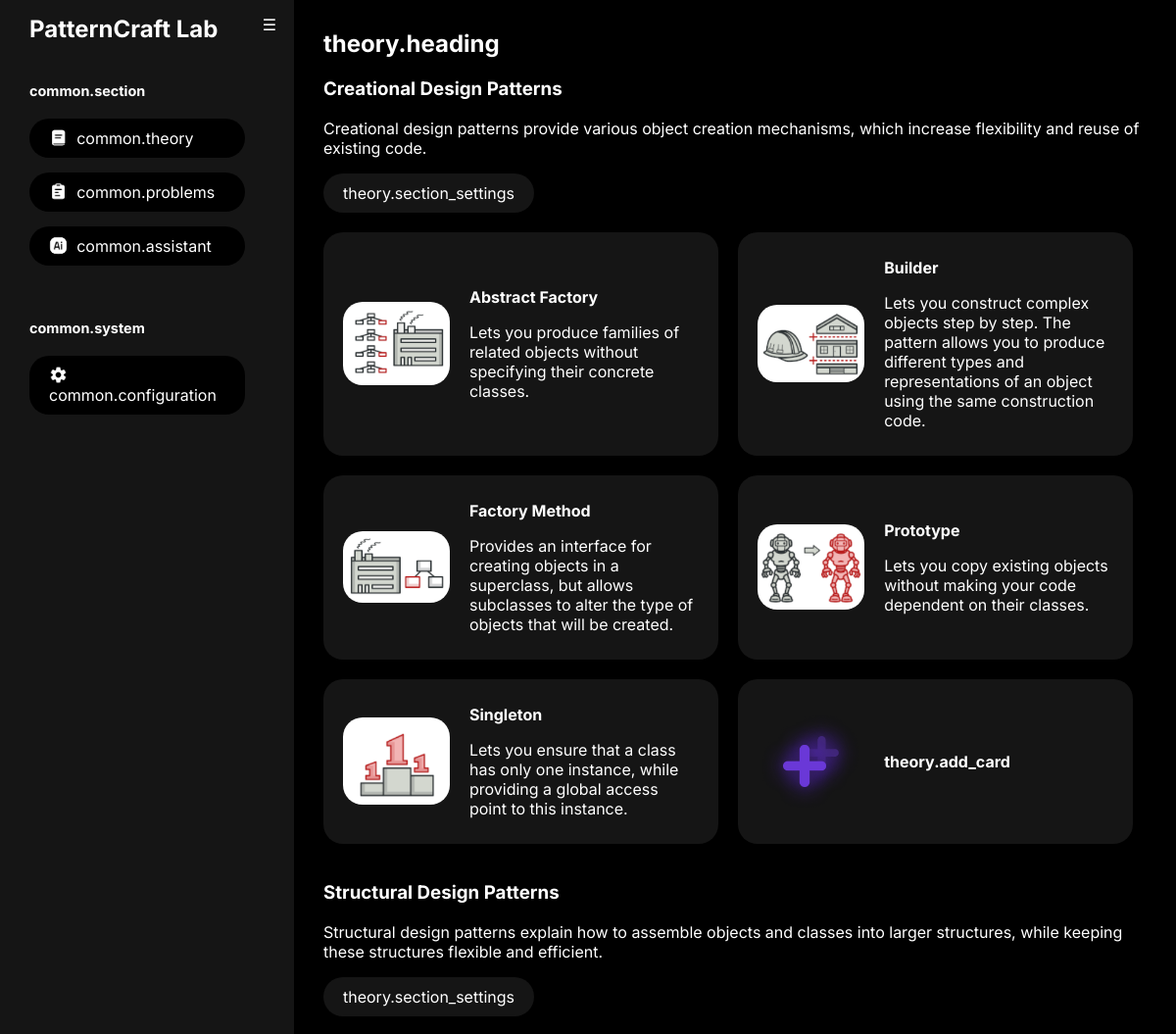
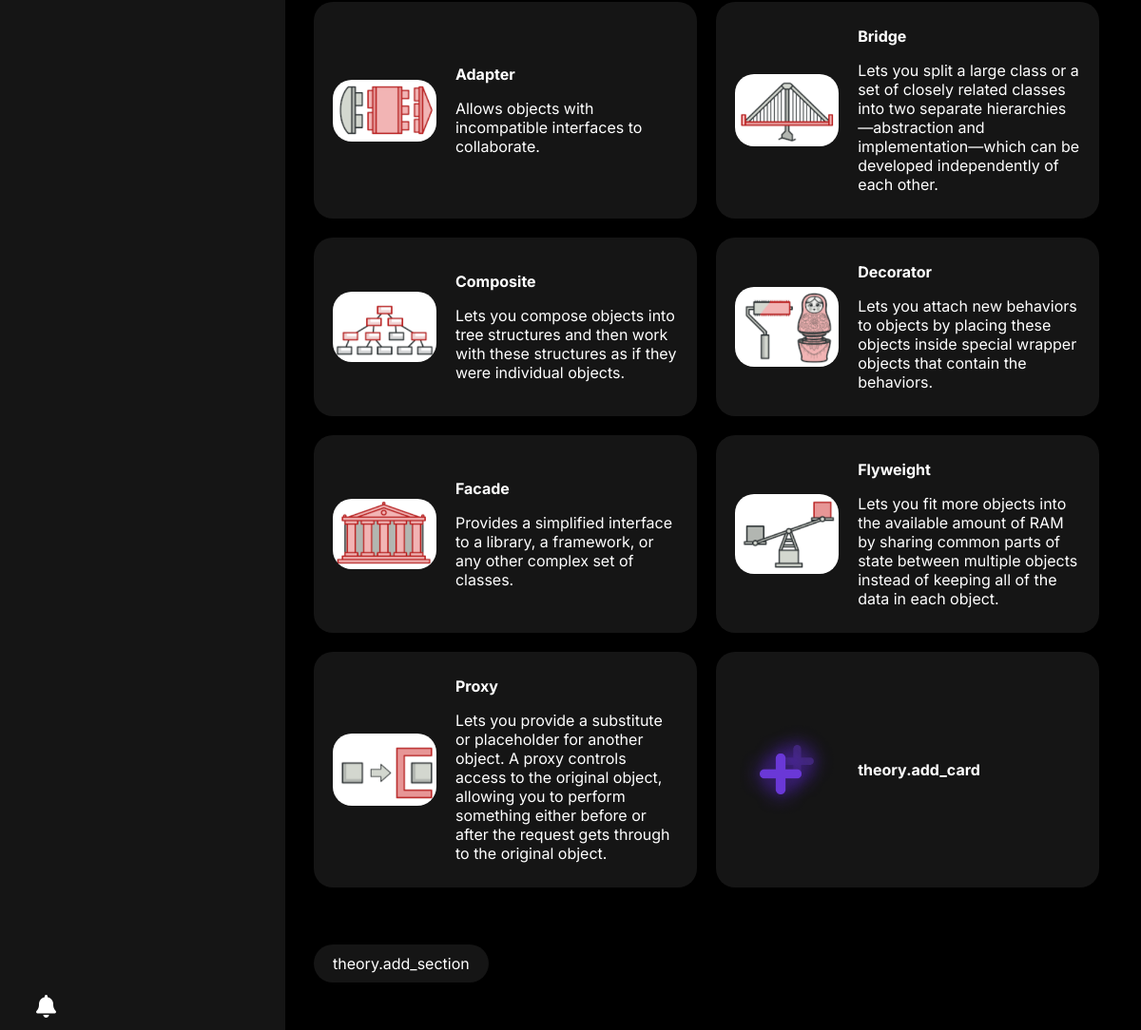
Before: /theory with the older database file (2 pictures, top to bottom).
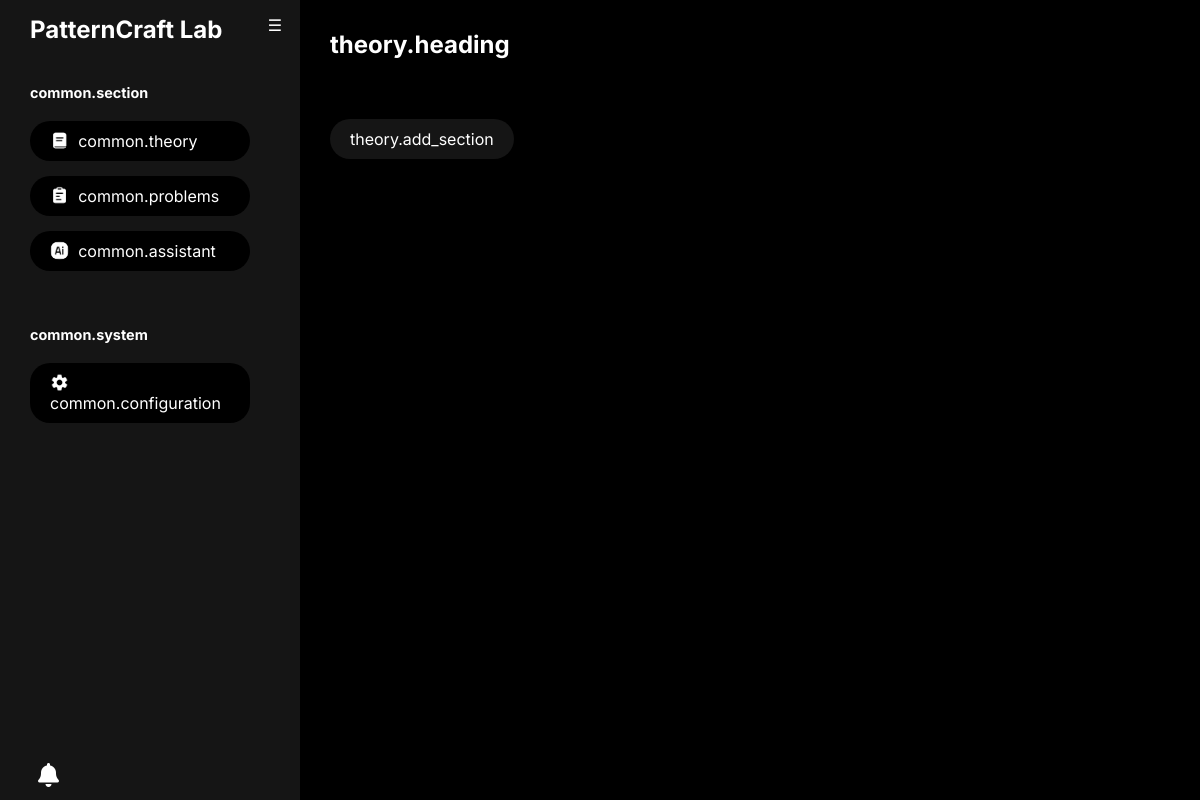
After: the same page with the newer database file.
### old/app/database.py (models this page shows, shortened)
class Base(DeclarativeBase):
    pass

class TextsBlock(Base):
    __tablename__ = 'texts_blocks'
    id = Column(Integer, primary_key=True)
    name = Column(String, nullable=False)
    description = Column(String, nullable=True)
    texts = relationship("TheoryText", back_populates="block",
                         cascade="all, delete-orphan")

class TheoryText(Base):
    __tablename__ = 'theory_texts'
    id = Column(Integer, primary_key=True)
    name = Column(String, nullable=False)
    content = Column(Text, nullable=False)
    description = Column(String, nullable=False)
    image_url = Column(String, nullable=False)
    block_id = Column(Integer, ForeignKey('texts_blocks.id'), nullable=False)
    block = relationship("TextsBlock", back_populates="texts")

### old/app/views/web_routes.py (the view)
    def theory_list(self) -> str:
        theory_list = self.theory_manager.get_texts_blocks()
        return render_template("theory_list.html", theory=theory_list)

### old/app/content/theory_manager.py (called while the page is built)
    def get_texts_blocks(self) -> List[db.TextsBlock]:
        session = self.session_factory()
        result: List[db.TextsBlock] = (
            session.query(db.TextsBlock)
            .options(db.joinedload(db.TextsBlock.texts))
            .all()
        )
        session.close()
        return result

### old/app/utils/localization.py (called while the page is built)
def get_locale():
    user = getattr(g, "user", None)
    if user is not None:
        return user.locale
    language = request.accept_languages.best_match(["ru", "en"])
    return language

### old/app/templates/theory_list.html (shortened to what this page needs)
{% extends 'base.html' %}
{% block content %}
<h2>{{ _('theory.heading') }}</h2>
{% for texts_block in theory %}
	<h3>{{ texts_block.name }}</h3>
	<p>{{ texts_block.description }}</p>
	<a class="button card block-light" href="#">{{ _('theory.section_settings') }}</a>
	<br><br>
	<div class="cards-area">
	{% for theory_text in texts_block.texts %}
		<a href="#" class="button block-light card sequential-card">
			<img src="{{theory_text.image_url}}" alt="">
			<div class="information">
				<p><strong>{{theory_text.name}}</strong></p>
				<p>{{theory_text.description}}</p>
			</div>
		</a>
	{% endfor %}
		<a href="#" class="button block-light card sequential-card">
			<img src="/static/img/add.png" alt="">
			<div class="information">
				<p><strong>{{ _('theory.add_card') }}</strong></p>
			</div>
		</a>
	</div>
	<br>
{% endfor %}
	<br><br>
	<a class="button card block-light" href="#">{{ _('theory.add_section') }}</a>
	<br><br>
{% endblock %}

### old/app/templates/base.html (shortened to what this page needs)
<!DOCTYPE html>
<html lang={{ g.get('lang_code', 'ru') }}>
  <head>
    <link rel="preload" href="https://cdnjs.cloudflare.com/ajax/libs/font-awesome/6.0.0/css/all.min.css" as="style" onload="this.rel='stylesheet'">
    <link href="https://cdnjs.cloudflare.com/ajax/libs/font-awesome/6.0.0/css/all.min.css" rel="stylesheet" />
    <link rel="stylesheet" href="/static/css/style.css" />
  </head>
  <body class="open-menu">
    <div class="sidebar">
      <div class="sidebar-content">
        <span class="big-text-size"><strong>PatternCraft Lab</strong></span>
        <br /><br />
        <span class="small-text-size"><strong>{{ _('common.section') }}</strong></span>
        <br />
        <a class="button" href="/theory">
          <img src="/static/img/theory.png" alt="" />
          <span>{{ _('common.theory') }}</span>
        </a>
        <a class="button" href="/problems">
          <img src="/static/img/problems.png" alt="" />
          <span>{{ _('common.problems') }}</span>
        </a>
        <a class="button" id="assistant-button">
          <img src="/static/img/ai_icon.png" alt="" />
          <span>{{ _('common.assistant') }}</span>
        </a>
        <br /><br />
        <span class="small-text-size"><strong>{{ _('common.system') }}</strong></span>
        <br />
        <a class="button" href="/configuration">
          <img src="/static/img/configuration.png" alt="" />
          <span>{{ _('common.configuration') }}</span>
        </a>
      </div>
      <div class="sidebar-ledge">
        <span id="sidebar-button">☰</span>
      </div>
      <div class="sidebar-notifications">
        <button id="notification-bell" class="notification-bell">
          <i class="fas fa-bell"></i>
        </button>
      </div>
    </div>
    <div class="content">
      <div class="wrapper">{% block content %}{% endblock %}</div>
    </div>
  </body>
</html>

### old/app/static/css/style.css (style rules this page uses)
:root { --dark-color: #000000; --light-color: #151515; --color: #FFFFFF; --active-color: #5B16F0; }
body { margin: 0; padding: 0; background-color: var(--dark-color); color: var(--color); font-family: "Inter", serif; }
button, input, textarea { font-family: "Inter", serif; }
.sidebar { position: fixed; display: flex; background-color: var(--light-color); width: 300px; height: 100%; padding-top: 15px; transition: 0.2s; top: 0; left: -250px; }
.open-menu .sidebar { left: 0; }
.sidebar-content { margin-left: 30px; display: flex; flex-direction: column; width: 220px; }
.sidebar-content > a { text-decoration: none; display: inline-block; padding: 10px 20px; background-color: var(--dark-color); border-radius: 20px; color: var(--color); font-size: 1em; margin-bottom: 15px; }
.sidebar-content > a > img { vertical-align: text-top; height: 1.17em; margin-right: 5px; }
.sidebar-ledge { display: inline-flex; width: 50px; justify-content: center; }
.content { transition: 0.2s; margin-left: 50px; }
.open-menu .content { margin-left: 300px; }
.wrapper { margin: 30px; }
.big-text-size { font-size: 1.5em; }
.small-text-size { font-size: 0.9em; }
.button { text-decoration: none; box-sizing: border-box; display: inline-block; transition: 0.2s; }
.block-light { background-color: var(--light-color); color: #FFFFFF; padding: 10px 20px; border-radius: 20px; border: 0; }
img { border-radius: 20px; }
.card { position: relative; }
.sidebar-notifications { position: absolute; left: 0; bottom: 24px; width: 100%; display: flex; flex-direction: column; align-items: flex-start; z-index: 5000; }
.notification-bell { background: none; border: none; color: #fff; font-size: 24px; position: relative; margin-left: 32px; cursor: pointer; outline: none; transition: color 0.2s; }

Changed rows visible on the page:
removed TextsBlock: name "Creational Design Patterns", description "Creational design patterns provide various object creation mechanisms, which increase flexibility and reuse of existing code."
removed TheoryText: image_url (picture), name "Abstract Factory", description "Lets you produce families of related objects without specifying their concrete classes.", shown under "Creational Design Patterns"
removed TheoryText: image_url (picture), name "Builder", description "Lets you construct complex objects step by step. The pattern allows you to produce different types and representations of an object using the same construction code.", shown under "Creational Design Patterns"
removed TheoryText: image_url (picture), name "Factory Method", description "Provides an interface for creating objects in a superclass, but allows subclasses to alter the type of objects that will be created.", shown under "Creational Design Patterns"
removed TheoryText: image_url (picture), name "Prototype", description "Lets you copy existing objects without making your code dependent on their classes.", shown under "Creational Design Patterns"
removed TheoryText: image_url (picture), name "Singleton", description "Lets you ensure that a class has only one instance, while providing a global access point to this instance.", shown under "Creational Design Patterns"
removed TextsBlock: name "Structural Design Patterns", description "Structural design patterns explain how to assemble objects and classes into larger structures, while keeping these structures flexible and efficient."
removed TheoryText: image_url (picture), name "Adapter", description "Allows objects with incompatible interfaces to collaborate.", shown under "Structural Design Patterns"
removed TheoryText: image_url (picture), name "Bridge", description "Lets you split a large class or a set of closely related classes into two separate hierarchies—abstraction and implementation—which can be developed independently of each other.", shown under "Structural Design Patterns"
removed TheoryText: image_url (picture), name "Composite", description "Lets you compose objects into tree structures and then work with these structures as if they were individual objects.", shown under "Structural Design Patterns"
removed TheoryText: image_url (picture), name "Decorator", description "Lets you attach new behaviors to objects by placing these objects inside special wrapper objects that contain the behaviors.", shown under "Structural Design Patterns"
removed TheoryText: image_url (picture), name "Facade", description "Provides a simplified interface to a library, a framework, or any other complex set of classes.", shown under "Structural Design Patterns"
removed TheoryText: image_url (picture), name "Flyweight", description "Lets you fit more objects into the available amount of RAM by sharing common parts of state between multiple objects instead of keeping all of the data in each object.", shown under "Structural Design Patterns"
removed TheoryText: image_url (picture), name "Proxy", description "Lets you provide a substitute or placeholder for another object. A proxy controls access to the original object, allowing you to perform something either before or after the request gets through to the original object.", shown under "Structural Design Patterns"
